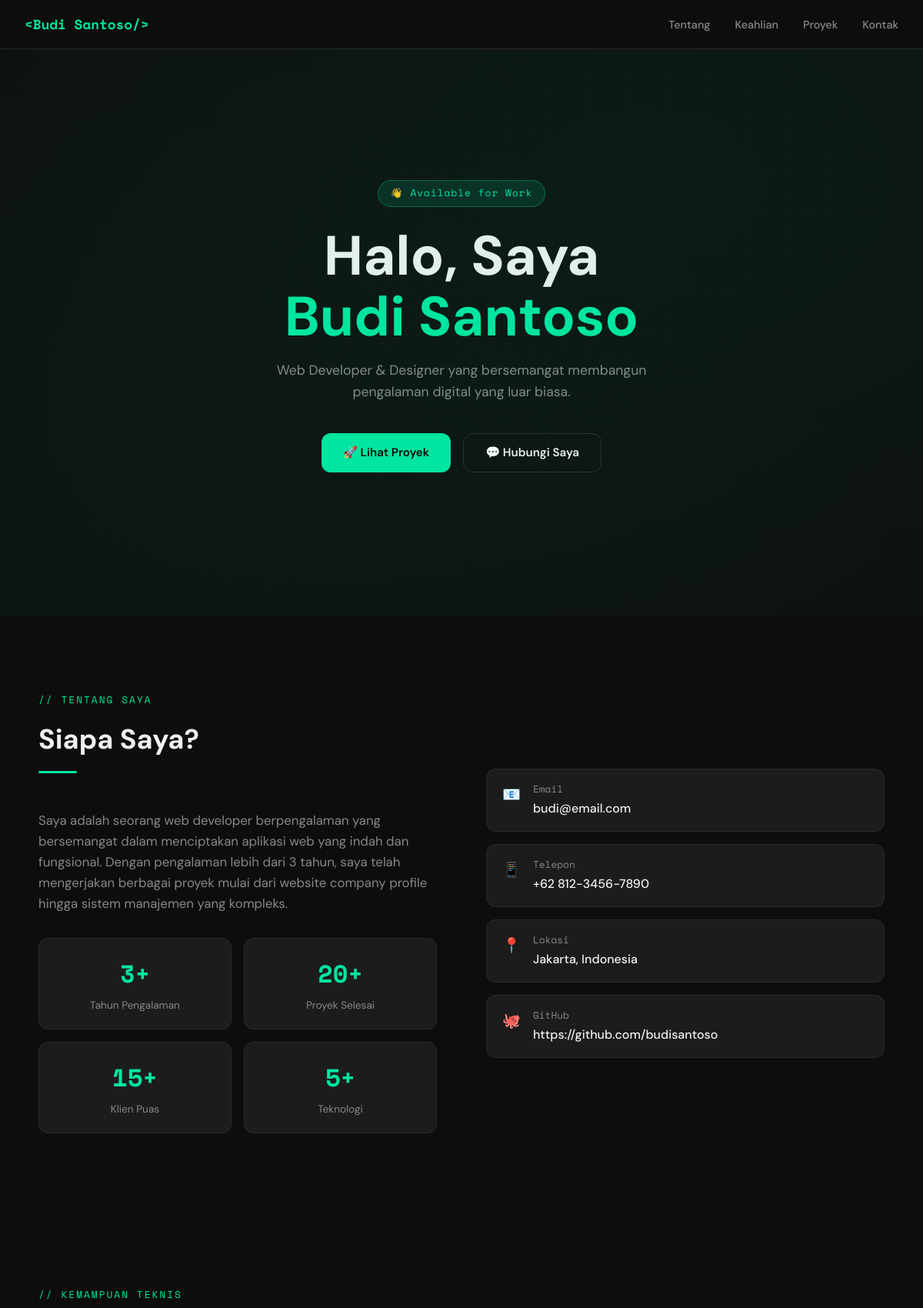
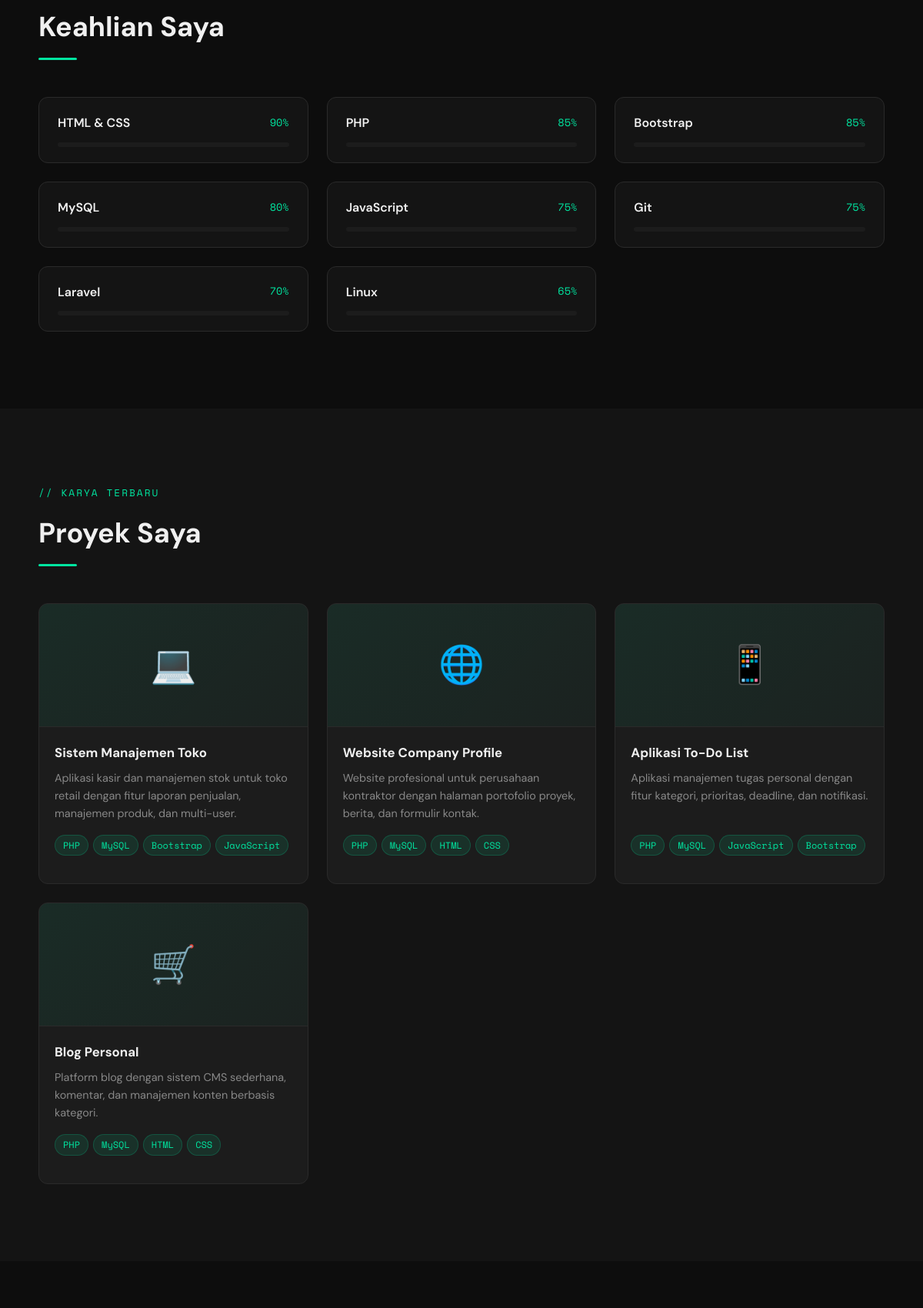
The page / (upper part) on the database its author committed (2 pictures, top to bottom).
### tables this page shows
CREATE TABLE IF NOT EXISTS profil (
    id INT AUTO_INCREMENT PRIMARY KEY,
    nama VARCHAR(100) NOT NULL,
    jabatan VARCHAR(100) NOT NULL,
    tentang TEXT NOT NULL,
    email VARCHAR(100) NOT NULL,
    telepon VARCHAR(20),
    lokasi VARCHAR(100),
    github VARCHAR(150),
    linkedin VARCHAR(150),
    foto VARCHAR(200)
);

CREATE TABLE IF NOT EXISTS keahlian (
    id INT AUTO_INCREMENT PRIMARY KEY,
    nama VARCHAR(100) NOT NULL,
    persentase INT NOT NULL,
    kategori VARCHAR(50) DEFAULT 'teknis'
);

CREATE TABLE IF NOT EXISTS proyek (
    id INT AUTO_INCREMENT PRIMARY KEY,
    judul VARCHAR(150) NOT NULL,
    deskripsi TEXT NOT NULL,
    teknologi VARCHAR(200),
    link_demo VARCHAR(200),
    link_github VARCHAR(200),
    gambar VARCHAR(200),
    urutan INT DEFAULT 0
);

### index.php (the view, shortened to what this page needs)
<?php
require_once 'config.php';
$profil   = mysqli_fetch_assoc(mysqli_query($conn, "SELECT * FROM profil LIMIT 1"));
$keahlian = mysqli_query($conn, "SELECT * FROM keahlian ORDER BY persentase DESC");
$proyek   = mysqli_query($conn, "SELECT * FROM proyek ORDER BY urutan ASC");
?>
<!DOCTYPE html>
<html lang="id">
<head>
    <link rel="stylesheet" href="style.css">
</head>
<body>
<nav>
    <a href="#hero" class="nav-logo">&lt;<?= htmlspecialchars($profil['nama'] ?? 'Dev') ?>/&gt;</a>
    <ul class="nav-links">
        <li><a href="#tentang">Tentang</a></li>
        <li><a href="#keahlian">Keahlian</a></li>
        <li><a href="#proyek">Proyek</a></li>
        <li><a href="#kontak">Kontak</a></li>
    </ul>
</nav>
<section id="hero">
    <div>
        <div class="hero-tag">👋 Available for Work</div>
        <h1>
            Halo, Saya
            <span class="highlight"><?= htmlspecialchars($profil['nama'] ?? 'Nama Anda') ?></span>
        </h1>
        <p class="hero-sub"><?= htmlspecialchars($profil['jabatan'] ?? 'Web Developer') ?> yang bersemangat membangun pengalaman digital yang luar biasa.</p>
        <div class="hero-btns">
            <a href="#proyek" class="btn btn-primary">🚀 Lihat Proyek</a>
            <a href="#kontak" class="btn btn-outline">💬 Hubungi Saya</a>
        </div>
    </div>
</section>
<section id="tentang">
    <div class="container">
        <div class="about-grid">
            <div class="about-text">
                <div class="section-label">// Tentang Saya</div>
                <h2 class="section-title">Siapa Saya?</h2>
                <p><?= nl2br(htmlspecialchars($profil['tentang'] ?? '')) ?></p>
                <div class="about-stats">
                    <div class="stat-box">
                        <div class="number">3+</div>
                        <div class="label">Tahun Pengalaman</div>
                    </div>
                    <div class="stat-box">
                        <div class="number">20+</div>
                        <div class="label">Proyek Selesai</div>
                    </div>
                    <div class="stat-box">
                        <div class="number">15+</div>
                        <div class="label">Klien Puas</div>
                    </div>
                    <div class="stat-box">
                        <div class="number">5+</div>
                        <div class="label">Teknologi</div>
                    </div>
                </div>
            </div>
            <div class="info-list">
                <?php if (!empty($profil['email'])): ?>
                <div class="info-item">
                    <span class="info-icon">📧</span>
                    <div>
                        <div class="key">Email</div>
                        <div class="val"><?= htmlspecialchars($profil['email']) ?></div>
                    </div>
                </div>
                <?php endif; ?>
                <?php if (!empty($profil['telepon'])): ?>
                <div class="info-item">
                    <span class="info-icon">📱</span>
                    <div>
                        <div class="key">Telepon</div>
                        <div class="val"><?= htmlspecialchars($profil['telepon']) ?></div>
                    </div>
                </div>
                <?php endif; ?>
                <?php if (!empty($profil['lokasi'])): ?>
                <div class="info-item">
                    <span class="info-icon">📍</span>
                    <div>
                        <div class="key">Lokasi</div>
                        <div class="val"><?= htmlspecialchars($profil['lokasi']) ?></div>
                    </div>
                </div>
                <?php endif; ?>
                <?php if (!empty($profil['github'])): ?>
                <div class="info-item">
                    <span class="info-icon">🐙</span>
                    <div>
                        <div class="key">GitHub</div>
                        <div class="val"><?= htmlspecialchars($profil['github']) ?></div>
                    </div>
                </div>
                <?php endif; ?>
            </div>
        </div>
    </div>
</section>
<section id="keahlian">
    <div class="container">
        <div class="section-label">// Kemampuan Teknis</div>
        <h2 class="section-title">Keahlian Saya</h2>
        <div class="skills-grid">
            <?php while ($skill = mysqli_fetch_assoc($keahlian)): ?>
            <div class="skill-card">
                <div class="skill-header">
                    <span class="skill-name"><?= htmlspecialchars($skill['nama']) ?></span>
                    <span class="skill-pct"><?= $skill['persentase'] ?>%</span>
                </div>
                <div class="skill-bar">
                </div>
            </div>
            <?php endwhile; ?>
        </div>
    </div>
</section>
<section id="proyek">
    <div class="container">
        <div class="section-label">// Karya Terbaru</div>
        <h2 class="section-title">Proyek Saya</h2>
        <div class="projects-grid">
            <?php
            $emojis = ['💻','🌐','📱','🛒','📊','🎨','🔧','🚀'];
            $i = 0;
            while ($item = mysqli_fetch_assoc($proyek)):
                $emoji = $emojis[$i % count($emojis)]; $i++;
            ?>
            <div class="project-card">
                <div class="project-thumb"><?= $emoji ?></div>
                <div class="project-body">
                    <div class="project-title"><?= htmlspecialchars($item['judul']) ?></div>
                    <div class="project-desc"><?= htmlspecialchars($item['deskripsi']) ?></div>
                    <?php if (!empty($item['teknologi'])): ?>
                    <div class="project-tech">
                        <?php foreach (explode(',', $item['teknologi']) as $tech): ?>
                        <span class="tech-tag"><?= htmlspecialchars(trim($tech)) ?></span>
                        <?php endforeach; ?>
                    </div>
                    <?php endif; ?>
                </div>
            </div>
            <?php endwhile; ?>
        </div>
    </div>
</section>
<section id="kontak">
</section>
</body>
</html>

### rows shown on the page
profil: nama "Budi Santoso", jabatan "Web Developer & Designer", tentang "Saya adalah seorang web developer berpengalaman yang bersemangat dalam menciptakan aplikasi web yang indah dan fungsional. Dengan pengalaman lebih dari 3 tahun, saya telah mengerjakan berbagai proyek mulai dari website company profile hingga sistem manajemen yang kompleks.", email "budi@email.com", telepon "+62 812-3456-7890", lokasi "Jakarta, Indonesia", github "https://github.com/budisantoso"
keahlian: nama "HTML & CSS", persentase "90"
keahlian: nama "PHP", persentase "85"
keahlian: nama "Bootstrap", persentase "85"
keahlian: nama "MySQL", persentase "80"
keahlian: nama "JavaScript", persentase "75"
keahlian: nama "Git", persentase "75"
keahlian: nama "Laravel", persentase "70"
keahlian: nama "Linux", persentase "65"
proyek: emoji "💻", judul "Sistem Manajemen Toko", deskripsi "Aplikasi kasir dan manajemen stok untuk toko retail dengan fitur laporan penjualan, manajemen produk, dan multi-user.", teknologi "PHP", teknologi "MySQL", teknologi "Bootstrap", teknologi "JavaScript"
proyek: emoji "🌐", judul "Website Company Profile", deskripsi "Website profesional untuk perusahaan kontraktor dengan halaman portofolio proyek, berita, dan formulir kontak.", teknologi "PHP", teknologi "MySQL", teknologi "HTML", teknologi "CSS"
proyek: emoji "📱", judul "Aplikasi To-Do List", deskripsi "Aplikasi manajemen tugas personal dengan fitur kategori, prioritas, deadline, dan notifikasi.", teknologi "PHP", teknologi "MySQL", teknologi "JavaScript", teknologi "Bootstrap"
proyek: emoji "🛒", judul "Blog Personal", deskripsi "Platform blog dengan sistem CMS sederhana, komentar, dan manajemen konten berbasis kategori.", teknologi "PHP", teknologi "MySQL", teknologi "HTML", teknologi "CSS"
